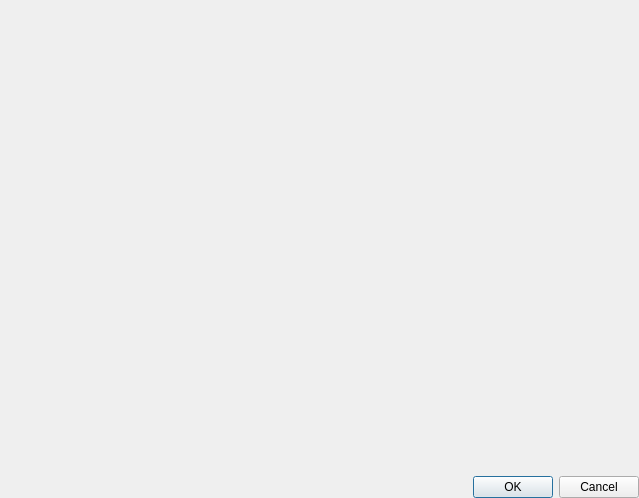
<?xml version="1.0" encoding="UTF-8"?>
<ui version="4.0">
 <class>DialogUTSetup</class>
 <widget class="QDialog" name="DialogUTSetup">
  <property name="geometry">
   <rect>
    <x>0</x>
    <y>0</y>
    <width>639</width>
    <height>498</height>
   </rect>
  </property>
  <property name="windowTitle">
   <string>DialogUTSetup</string>
  </property>
  <layout class="QGridLayout" name="gridLayout">
   <property name="leftMargin">
    <number>0</number>
   </property>
   <property name="topMargin">
    <number>0</number>
   </property>
   <property name="rightMargin">
    <number>0</number>
   </property>
   <property name="bottomMargin">
    <number>0</number>
   </property>
   <property name="spacing">
    <number>0</number>
   </property>
   <item row="1" column="0">
    <widget class="QDialogButtonBox" name="buttonBox">
     <property name="orientation">
      <enum>Qt::Horizontal</enum>
     </property>
     <property name="standardButtons">
      <set>QDialogButtonBox::Cancel|QDialogButtonBox::Ok</set>
     </property>
    </widget>
   </item>
   <item row="0" column="0">
    <widget class="PanelUTSetup" name="setup" native="true"/>
   </item>
  </layout>
 </widget>
 <customwidgets>
  <customwidget>
   <class>PanelUTSetup</class>
   <extends>QWidget</extends>
   <header location="global">Waveform/PanelUTSetup.h</header>
   <container>1</container>
  </customwidget>
 </customwidgets>
 <resources/>
 <connections>
  <connection>
   <sender>buttonBox</sender>
   <signal>accepted()</signal>
   <receiver>DialogUTSetup</receiver>
   <slot>accept()</slot>
   <hints>
    <hint type="sourcelabel">
     <x>248</x>
     <y>254</y>
    </hint>
    <hint type="destinationlabel">
     <x>157</x>
     <y>274</y>
    </hint>
   </hints>
  </connection>
  <connection>
   <sender>buttonBox</sender>
   <signal>rejected()</signal>
   <receiver>DialogUTSetup</receiver>
   <slot>reject()</slot>
   <hints>
    <hint type="sourcelabel">
     <x>316</x>
     <y>260</y>
    </hint>
    <hint type="destinationlabel">
     <x>286</x>
     <y>274</y>
    </hint>
   </hints>
  </connection>
 </connections>
</ui>
